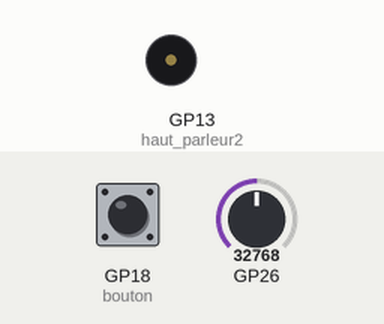
The program below on a simulated Raspberry Pi Pico running MicroPython. On the bench: buzzer (waves = sounding). The test bench sets the inputs (shaded band); at power-on: GP26 = 32768, GP18 (bouton) HIGH (analog values on the 0–65535 scale).

Above: at 1.2 s.
1.3 s: GP26 set to 7864
At 4.7 s:
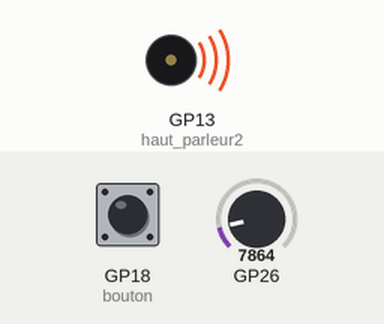
4.8 s: GP26 set to 0
Timing chart, 0 to 21.8 s (numbered marks = the images above; inputs shaded):
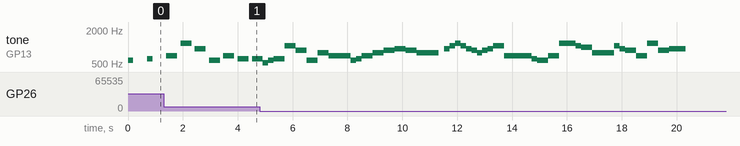

The program:

dj_desk.py
```python
from picozero import Speaker, Pot, Button
from time import sleep

haut_parleur = Speaker(5)
haut_parleur2 = Speaker(13)
bouton = Button(18)
cadran = Pot(0)

RYTHME = 0.4

liten_mus = [ ['d5', RYTHME / 2], ['d#5', RYTHME / 2], ['f5', RYTHME], ['d6', RYTHME], ['a#5', RYTHME], ['d5', RYTHME],
              ['f5', RYTHME], ['d#5', RYTHME], ['d#5', RYTHME], ['c5', RYTHME / 2],['d5', RYTHME / 2], ['d#5', RYTHME],
              ['c6', RYTHME], ['a5', RYTHME], ['d5', RYTHME], ['g5', RYTHME], ['f5', RYTHME], ['f5', RYTHME], ['d5', RYTHME / 2],
              ['d#5', RYTHME / 2], ['f5', RYTHME], ['g5', RYTHME], ['a5', RYTHME], ['a#5', RYTHME], ['a5', RYTHME], ['g5', RYTHME],
              ['g5', RYTHME], ['', RYTHME / 2], ['a#5', RYTHME / 2], ['c6', RYTHME / 2], ['d6', RYTHME / 2], ['c6', RYTHME / 2],
              ['a#5', RYTHME / 2], ['a5', RYTHME / 2], ['g5', RYTHME / 2], ['a5', RYTHME / 2], ['a#5', RYTHME / 2], ['c6', RYTHME],
              ['f5', RYTHME], ['f5', RYTHME], ['f5', RYTHME / 2], ['d#5', RYTHME / 2], ['d5', RYTHME], ['f5', RYTHME], ['d6', RYTHME],
              ['d6', RYTHME / 2], ['c6', RYTHME / 2], ['b5', RYTHME], ['g5', RYTHME], ['g5', RYTHME], ['c6', RYTHME / 2],
              ['a#5', RYTHME / 2], ['a5', RYTHME], ['f5', RYTHME], ['d6', RYTHME], ['a5', RYTHME], ['a#5', RYTHME * 1.5] ]

def son_ennuyeux():
    haut_parleur.play(523, 0.1)
    sleep(0.1)
    haut_parleur.play(523, 0.4)

bouton.when_pressed = son_ennuyeux

try:
    for note in liten_mus:
        haut_parleur.play(note)
        sleep(cadran.value) # Laisse un espace entre les notes en fonction de la valeur du potentiomètre
finally:
    haut_parleur.off() # Éteint le haut-parleur lorsque le code est arrêté par l'utilisateur
    haut_parleur2.off() # Éteint le haut-parleur2 lorsque le code est arrêté par l'utilisateur
```

Measured:
- by itself, tone on GP13 (haut_parleur2): plays 523 Hz for 0.20 s, 587 Hz for 0.20 s, 622 Hz for 0.40 s, 1047 Hz for 0.40 s, 880 Hz for 0.40 s, 587 Hz for 0.40 s … (41 notes in this stretch)
